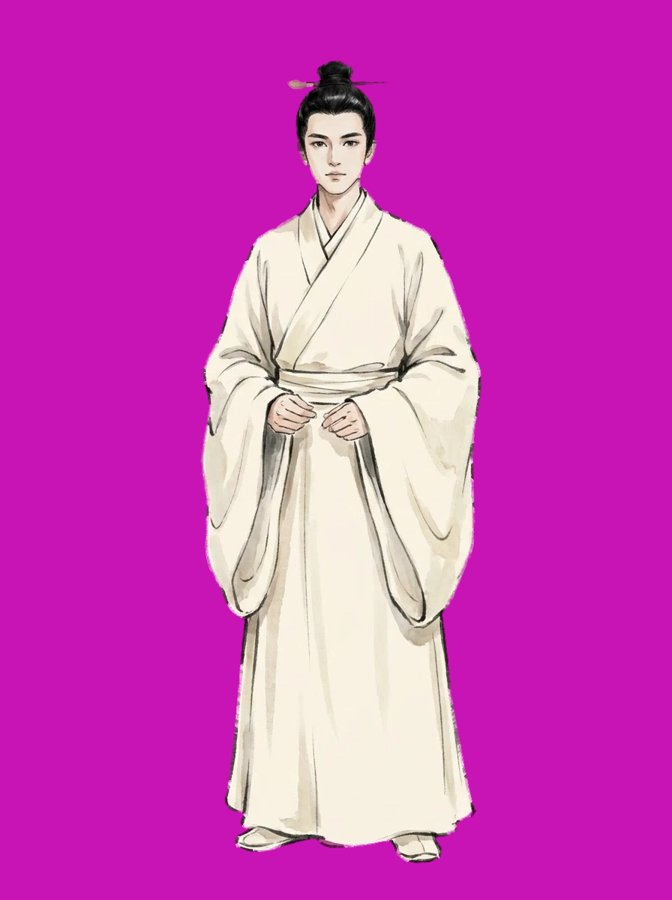
#> input picture tools/ref/NAM_B1.jpg, 672 x 900 px; its folder holds only this picture in this run
$ python -i mkwpn.py   (imports and definitions only)
#> lines starting #> are read from the running program, lines starting #| are printed output that depends on the picture; after the words box and inside, x2 and y2 are one past the last pixel; in counts of white or black regions, pixels touching at a corner belong together
import sys,glob,numpy as np
from PIL import Image
def key(src,dst,H=900,lo=45,hi=120):
#> called with src = '../ref/NAM_B1.jpg', dst = 'out.png', H = 900, lo = 45, hi = 120
    a=np.array(Image.open(src).convert('RGB')).astype(np.float32)
    h,w=a.shape[:2]
#> h = 900; w = 672
    sub=a[int(h*.89):,int(w*.80):]; bg0=a[8:40,8:40].reshape(-1,3).mean(0)
#> after `sub = a[int(h * 0.89):, int(w * 0.8):]`:
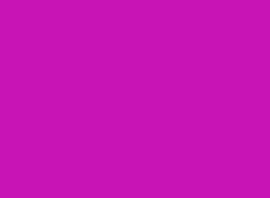
#> sub: shape (99, 135, 3) float32 (shown 2 times larger); mean R, G, B 200, 20, 181
#> after `bg0 = a[8:40, 8:40].reshape(-1, 3).mean(0)`: bg0 = [200, 20, 181]
    dd=np.sqrt(((sub-bg0)**2).sum(-1));sub[dd<120]=bg0;a[int(h*.89):,int(w*.80):]=sub   # ngôi sao watermark
#> after `dd = np.sqrt(((sub - bg0) ** 2).sum(-1))`: dd: shape (99, 135) float32; every value is 0
    bg=np.median(a[8:60,8:60].reshape(-1,3),axis=0)
#> bg = [200, 20, 181]
    d=np.sqrt(((a-bg)**2).sum(-1))
    al=np.clip((d-lo)/(hi-lo),0,1)
    R,G,B=a[...,0],a[...,1],a[...,2];m=np.minimum(R,B)-G
#> after `R, G, B = (a[..., 0], a[..., 1], a[..., 2])`:
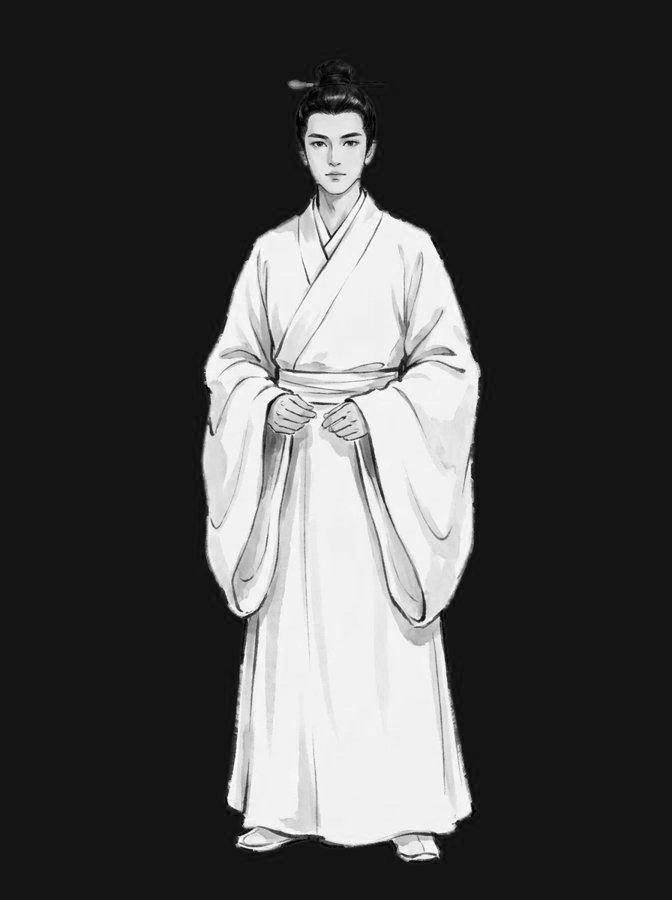
#> G: shape (900, 672) float32; min 0, max 255, mean 71.4
#> after `R, G, B = (a[..., 0], a[..., 1], a[..., 2])`:
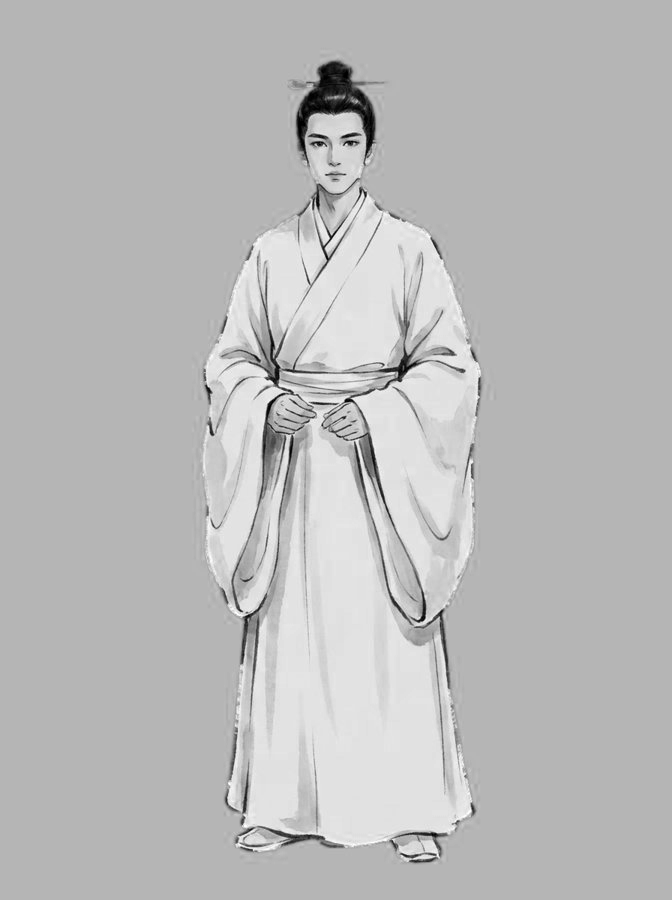
#> B: shape (900, 672) float32; min 0, max 255, mean 186.3
#> after `m = np.minimum(R, B) - G`:
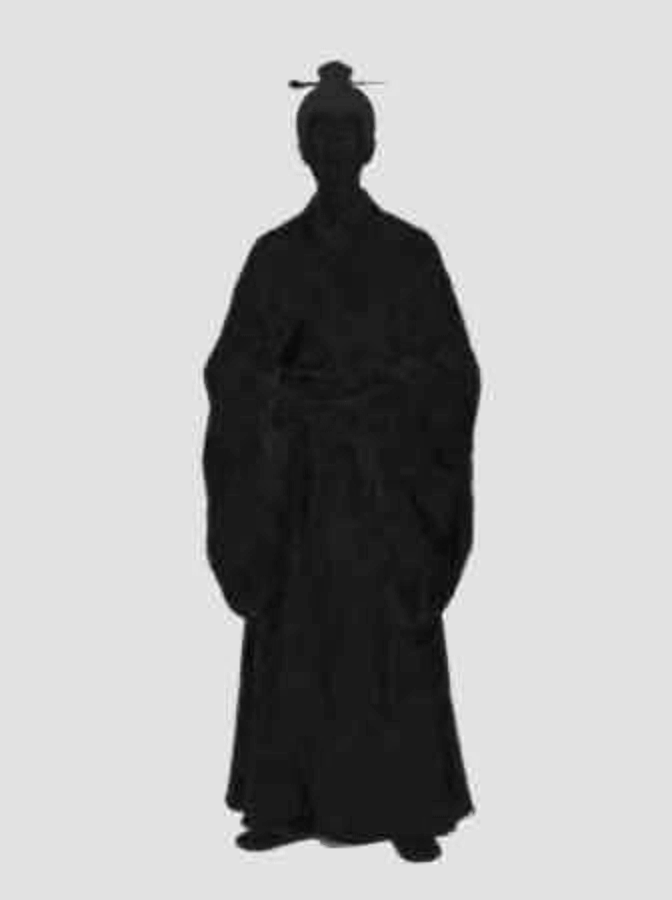
#> m: shape (900, 672) float32; min -39, max 186, mean 114.9; drawn with min black and max white
    bgm=min(bg[0],bg[2])-bg[1]
#> bgm = 161
    k=np.clip(m-max(0,bgm*0.0),0,None)*0.0
#> k: shape (900, 672) float32; every value is 0
    over=(al>0)&(al<1)
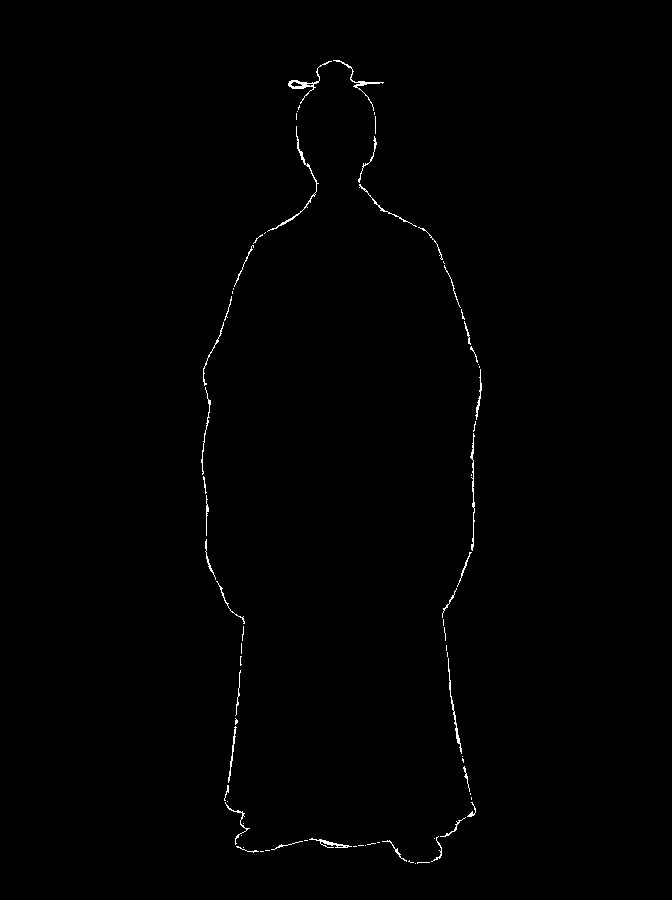
#> over: shape (900, 672) bool; 0.49% white in thin lines or dots, all inside (x1, y1, x2, y2) = (201, 60, 482, 864)
    R2=np.where(over,np.clip(R-(R-bg[0]*0.0)*0.0,0,255),R)
    out=np.dstack([R,G,B,al*255]).astype(np.uint8)
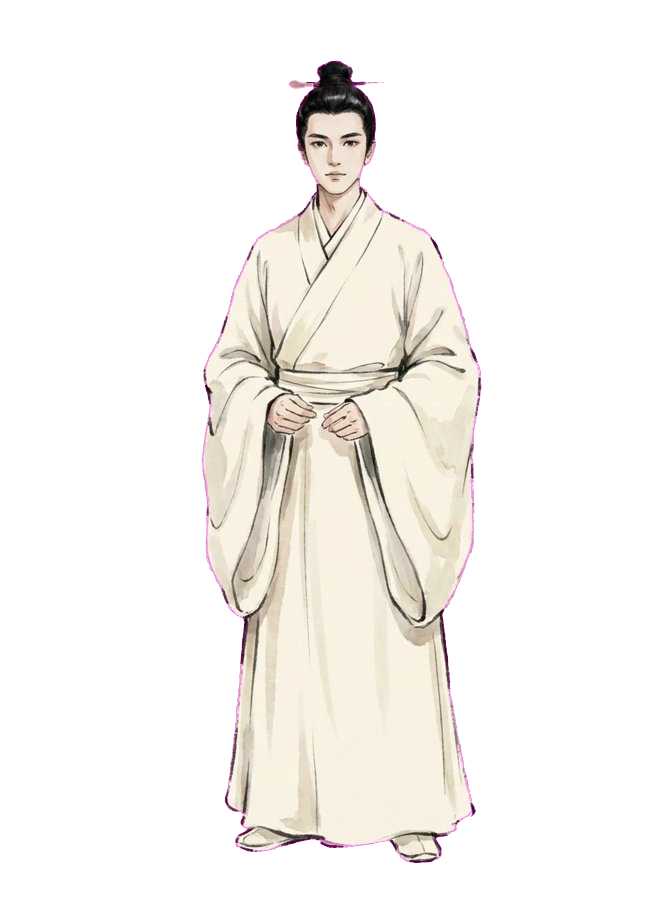
#> out: shape (900, 672, 4); mean R, G, B, A 206.6, 71.4, 186.3, 66.7; transparent parts drawn white
    img=Image.fromarray(out,'RGBA')
    bb=img.getchannel('A').point(lambda v:255 if v>50 else 0).getbbox();img=img.crop(bb)
#> after `bb = img.getchannel('A').point(lambda v: 255 if v > 50 else 0).getbbox`: bb = (202, 61, 482, 863)
#> after `img = img.crop(bb)`:
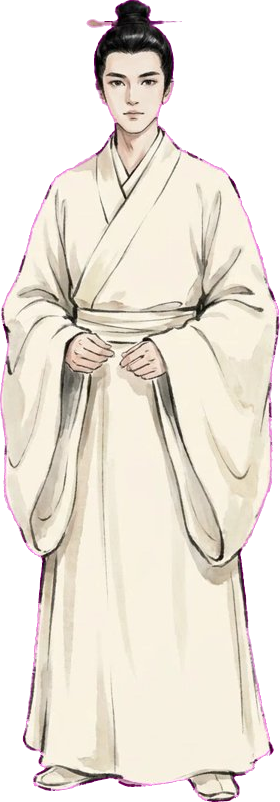
#> img: PIL image 280x802 RGBA; mean R, G, B, A 217.8, 158.3, 195.2, 179.5; transparent parts drawn white
    s=H/img.height;img=img.resize((max(1,int(img.width*s)),H),Image.LANCZOS)
#> after `s = H / img.height`: s = 1.12
    img.save(dst,'WEBP',quality=86,method=6);return img.size

>>> result = key('../ref/NAM_B1.jpg', 'out.png')
#> result = (314, 900)
